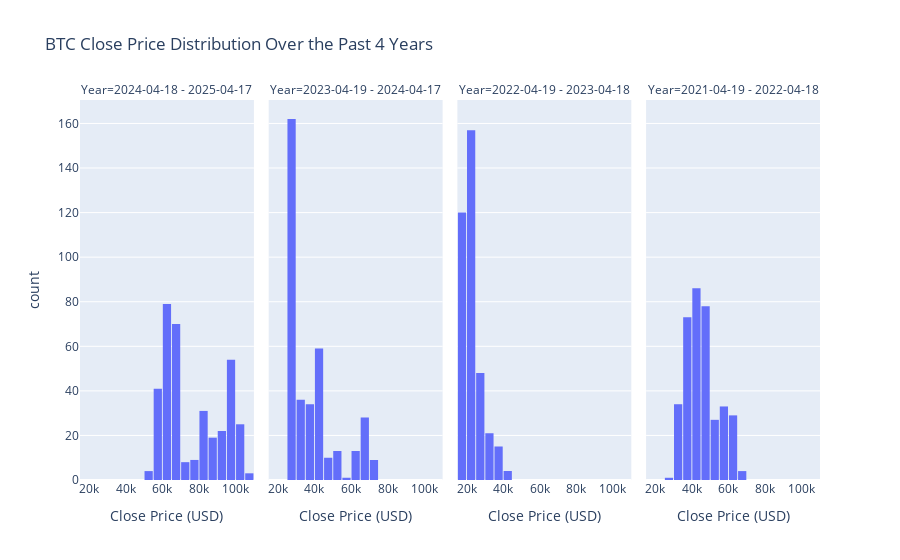

Notebook cell for this chart:
### Code cell
def distribution_per_yr(df:pd.DataFrame, coin: str):
    if isinstance(df, pd.DataFrame):
        if 'close' in df.columns:
            df = df['close']
        else:
            raise RuntimeError(f"unable to extract close prices from dataset columns: {df.columns}")

    end = df.copy().index[-1]

    past_4_years_df = pd.DataFrame()

    for i in range(1,5):
        span = end - pd.timedelta_range(start="1 day", periods=365)
        # print(btc_5yr_close_df[span])
        year = [span[-1].year, span[0].year]
        month = [span[-1].month, span[0].month]
        day = [span[-1].day, span[0].day]
        past_4_years_df[f"{year[0]}-{month[0]:02d}-{day[0]:02d} - {year[1]}-{month[1]:02d}-{day[1]:02d}"] = df[span].values
        end = span[-1]
    
    yr_melt = past_4_years_df.melt(var_name='Year', value_name='Close Price')  
    fig = px.histogram(
        yr_melt,
        x='Close Price',
        facet_col='Year',
        title=f"{coin.upper()} Close Price Distribution Over the Past 4 Years",
        labels={'Close Price': 'Close Price (USD)'}
    )
    fig.write_image(f"{coin}_dist.png")
    fig.update_layout(bargap=0.1)
    fig.show()
    
distribution_per_yr(btc_5yr_close_df, 'BTC')

### Figure 1 — Plotly figure (JSON) as saved in the notebook; plotly's stock layout.template omitted (floating-point values rounded to 4 significant figures; data arrays with more than 128 entries replaced by an {"elided": "..."} marker saying what was removed)
{"data": [{"alignmentgroup": "True", "bingroup": "x", "hovertemplate": "Year=2024-04-18 - 2025-04-17<br>Close Price (USD)=%{x}<br>count=%{y}<extra></extra>", "legendgroup": "", "marker": {"color": "#636efa", "pattern": {"shape": ""}}, "name": "", "offsetgroup": "", "orientation": "v", "showlegend": false, "type": "histogram", "x": {"elided": "365 float values"}, "xaxis": "x", "yaxis": "y"}, {"alignmentgroup": "True", "bingroup": "x", "hovertemplate": "Year=2023-04-19 - 2024-04-17<br>Close Price (USD)=%{x}<br>count=%{y}<extra></extra>", "legendgroup": "", "marker": {"color": "#636efa", "pattern": {"shape": ""}}, "name": "", "offsetgroup": "", "orientation": "v", "showlegend": false, "type": "histogram", "x": {"elided": "365 float values"}, "xaxis": "x2", "yaxis": "y2"}, {"alignmentgroup": "True", "bingroup": "x", "hovertemplate": "Year=2022-04-19 - 2023-04-18<br>Close Price (USD)=%{x}<br>count=%{y}<extra></extra>", "legendgroup": "", "marker": {"color": "#636efa", "pattern": {"shape": ""}}, "name": "", "offsetgroup": "", "orientation": "v", "showlegend": false, "type": "histogram", "x": {"elided": "365 float values"}, "xaxis": "x3", "yaxis": "y3"}, {"alignmentgroup": "True", "bingroup": "x", "hovertemplate": "Year=2021-04-19 - 2022-04-18<br>Close Price (USD)=%{x}<br>count=%{y}<extra></extra>", "legendgroup": "", "marker": {"color": "#636efa", "pattern": {"shape": ""}}, "name": "", "offsetgroup": "", "orientation": "v", "showlegend": false, "type": "histogram", "x": {"elided": "365 float values"}, "xaxis": "x4", "yaxis": "y4"}], "layout": {"annotations": [{"font": {}, "showarrow": false, "text": "Year=2024-04-18 - 2025-04-17", "x": 0.1175, "xanchor": "center", "xref": "paper", "y": 1, "yanchor": "bottom", "yref": "paper"}, {"font": {}, "showarrow": false, "text": "Year=2023-04-19 - 2024-04-17", "x": 0.3725, "xanchor": "center", "xref": "paper", "y": 1, "yanchor": "bottom", "yref": "paper"}, {"font": {}, "showarrow": false, "text": "Year=2022-04-19 - 2023-04-18", "x": 0.6275, "xanchor": "center", "xref": "paper", "y": 1, "yanchor": "bottom", "yref": "paper"}, {"font": {}, "showarrow": false, "text": "Year=2021-04-19 - 2022-04-18", "x": 0.8825, "xanchor": "center", "xref": "paper", "y": 1, "yanchor": "bottom", "yref": "paper"}], "bargap": 0.1, "barmode": "relative", "legend": {"tracegroupgap": 0}, "title": {"text": "BTC Close Price Distribution Over the Past 4 Years"}, "xaxis": {"anchor": "y", "domain": [0, 0.235], "title": {"text": "Close Price (USD)"}}, "xaxis2": {"anchor": "y2", "domain": [0.255, 0.49], "matches": "x", "title": {"text": "Close Price (USD)"}}, "xaxis3": {"anchor": "y3", "domain": [0.51, 0.745], "matches": "x", "title": {"text": "Close Price (USD)"}}, "xaxis4": {"anchor": "y4", "domain": [0.765, 1.0], "matches": "x", "title": {"text": "Close Price (USD)"}}, "yaxis": {"anchor": "x", "domain": [0, 1], "title": {"text": "count"}}, "yaxis2": {"anchor": "x2", "domain": [0, 1], "matches": "y", "showticklabels": false}, "yaxis3": {"anchor": "x3", "domain": [0, 1], "matches": "y", "showticklabels": false}, "yaxis4": {"anchor": "x4", "domain": [0, 1], "matches": "y", "showticklabels": false}}}
